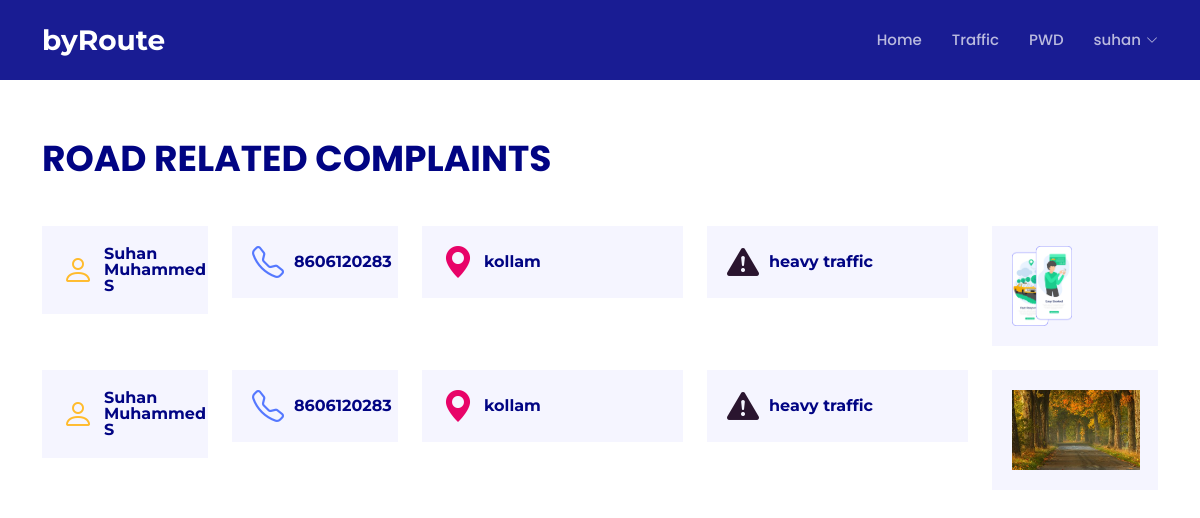
The page /roads (signed in) on the database its author committed.
### map/models.py (models this page shows)
class road(models.Model):
    name = models.CharField(max_length=150,null=False,blank=False)
    user=models.ForeignKey(User,on_delete=models.CASCADE)
    phone =models.IntegerField(null=False,blank=False)
    place = models.CharField(max_length=150,null=False,blank=False)
    issue = models.CharField(max_length=150,null=False,blank=False)
    image=models.ImageField(null=True)
    created_at = models.DateTimeField(auto_now_add=True)

### map/views.py (the view)
# urls.py: path('roads',views.roads,name='road'),
def roads(request):
    roadissues =road.objects.all()
    context = {'roadissues':roadissues}
    return render(request,'road.html',context)

### map/templates/road.html
{% extends 'layouts/base.html' %}
{% block content %}
{% include 'inc/nav.html' %}
<section id="features" class="features">
    <div class="container">
      <div class="section-title" data-aos="fade-up">
     <br><br>
        <p class="mt-4">Road related Complaints</p>
      </div>
       {% for i in roadissues%}
      <div class="row" data-aos="fade-left">
        <div class="col-lg-2 col-md-4">
          <div class="icon-box" data-aos="zoom-in" data-aos-delay="50">
            <i class="bi bi-person" style="color: #ffbb2c;"></i>
            <h3><a href="">{{i.name}}</a></h3>
          </div>
        </div>
        <div class="col-lg-2 col-md-4 mt-4 mt-md-0">
          <div class="icon-box" data-aos="zoom-in" data-aos-delay="100">
            <i class="bi bi-telephone" style="color: #5578ff;"></i>
            <h3><a href="">{{i.phone}}</a></h3>
          </div>
        </div>
        <div class="col-lg-3 col-md-4 mt-4 mt-md-0">
          <div class="icon-box" data-aos="zoom-in" data-aos-delay="150">
            <i class="bi bi-geo-alt-fill" style="color: #e80368;"></i>
            <h3><a href="">{{i.place}}</a></h3>
          </div>
        </div>
        <div class="col-lg-3 col-md-4 mt-4 mt-lg-0">
          <div class="icon-box" data-aos="zoom-in" data-aos-delay="200">
            <i class="bi bi-exclamation-triangle-fill" style="color: #2a152f;"></i>
            <h3><a href="">{{i.issue}}</a></h3>
          </div>
        </div>
        <div class="col-lg-2 col-md-4 mt-4 mt-md-0">
            <div class="icon-box" data-aos="zoom-in" data-aos-delay="150">
              <img src="{{i.image.url}}" height="80px" >
            </div>
          </div>
      </div>
      <br>
      {% endfor%}
    </div>
  </section>
{% endblock content %}

### map/templates/inc/nav.html (shortened to what this page needs)
  <header id="header" class="fixed-top d-flex align-items-center ">
    <div class="container d-flex align-items-center justify-content-between">
      <div class="logo">
        <h1><a href="index.html"><span>byRoute</span></a></h1>
      </div>
      <nav id="navbar" class="navbar">
        <ul>
          <li><a class="nav-link  {% if request.resolver_match.url_name == 'home' %}active{% endif %}" href="{% url 'home'%}">Home</a></li>
          <li><a class="nav-link scrollto {% if request.resolver_match.url_name == 'traffic_login' %}active{% endif %}" href="{% url 'traffic_login'%}">Traffic</a></li>
          <li><a class="nav-link scrollto {% if request.resolver_match.url_name == 'pwd_login' %}active{% endif %}" href="{% url 'pwd_login'%}">PWD</a></li>
          {% if request.user.is_authenticated  %}
         <li class="dropdown"><a href="#"><span>{{request.user}}</span> <i class="bi bi-chevron-down"></i></a>
          </li>
          {% else %}
          <li><a class="nav-link scrollto {% if request.resolver_match.url_name == 'login' %}active{% endif %}" href="{% url 'login'%}">login</a></li>
          {% endif %}
         </ul>
      </nav>
    </div>
  </header>

### map/static/assets/css/style.css (style rules this page uses)
body { font-family: "Open Sans", sans-serif; color: #444444; }
a { color: #1acc8d; text-decoration: none; }
h1, h2, h3, h4, h5, h6 { font-family: "Montserrat", sans-serif; }
#header { height: 80px; transition: all 0.5s; z-index: 997; transition: all 0.5s; background: rgba(1, 4, 136, 0.9); }
#header .logo h1 { font-size: 28px; margin: 0; padding: 0; line-height: 1; font-weight: 700; }
#header .logo h1 a, #header .logo h1 a:hover { color: #fff; text-decoration: none; }
.navbar { padding: 0; }
.navbar ul { margin: 0; padding: 0; display: flex; list-style: none; align-items: center; }
.navbar li { position: relative; }
.navbar a, .navbar a:focus { display: flex; align-items: center; justify-content: space-between; padding: 10px 0 10px 30px; font-size: 15px; font-weight: 500; font-family: "Poppins", sans-serif; color: rgba(255, 255, 255, 0.7); white-space: nowrap; transition: 0.3s; }
.navbar a i, .navbar a:focus i { font-size: 12px; line-height: 0; margin-left: 5px; }
.navbar>ul>li>a:before { content: ""; position: absolute; width: 0; height: 2px; bottom: 3px; left: 30px; background-color: #1acc8d; visibility: hidden; width: 0px; transition: all 0.3s ease-in-out 0s; }
section { padding: 60px 0; overflow: hidden; }
.section-title { padding-bottom: 40px; }
.section-title p { margin: 0; margin: 0; font-size: 36px; font-weight: 700; text-transform: uppercase; font-family: "Poppins", sans-serif; color: #010483; }
.features .icon-box { display: flex; align-items: center; padding: 20px; background: #f5f5ff; transition: ease-in-out 0.3s; }
.features .icon-box i { font-size: 32px; padding-right: 10px; line-height: 1; }
.features .icon-box h3 { font-weight: 700; margin: 0; padding: 0; line-height: 1; font-size: 16px; }
.features .icon-box h3 a { color: #010483; transition: ease-in-out 0.3s; }

### rows shown on the page
road: name "Suhan Muhammed S", phone "8606120283", place "kollam", issue "heavy traffic", image (picture)
road: name "Suhan Muhammed S", phone "8606120283", place "kollam", issue "heavy traffic", image (picture)

### other values the page prints
{{ request.user }} "suhan"
